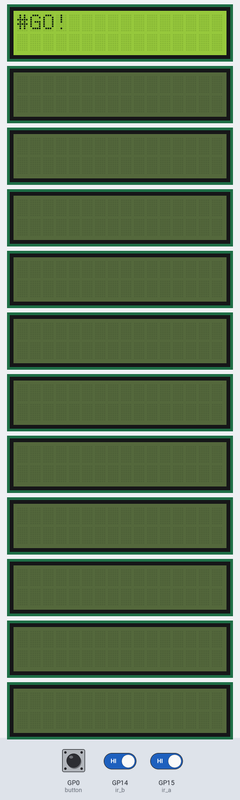
This program was run on a simulated Raspberry Pi Pico running MicroPython. Shown: 12 × 16×2 character LCD. Inputs (shaded band) come from the test bench; at power-on: GP14 (ir_b) HIGH, GP15 (ir_a) HIGH, GP0 (button) HIGH. A reset restarts the program.

Above: at 1.2 s.
1.3 s: GP14 (ir_b) driven LOW
At 2.5 s:
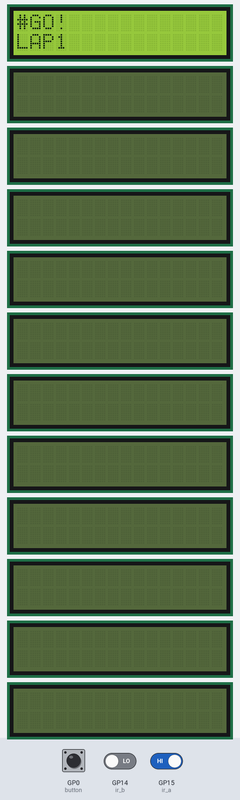
4.3 s: GP15 (ir_a) driven LOW
At 7.1 s:
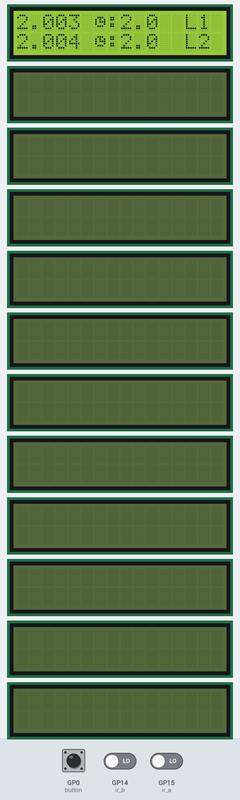
7.3 s: GP0 (button) pulled LOW for 3.2 s
At 11.5 s:
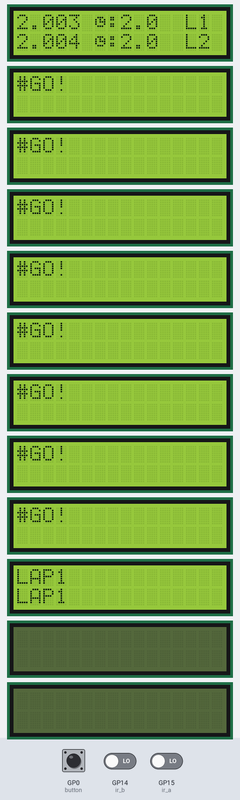
12.0 s: GP0 (button) pulled LOW for 0.15 s
At 13.0 s:
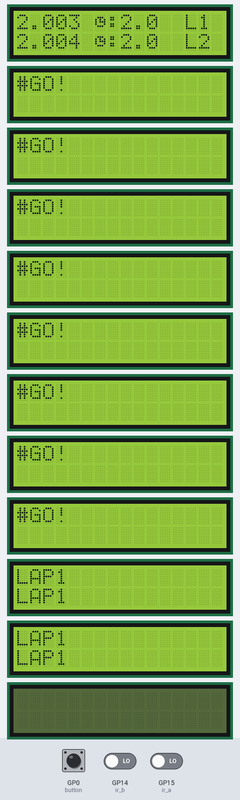
15.1 s: GP0 (button) pulled LOW for 1 s
At 16.3 s:
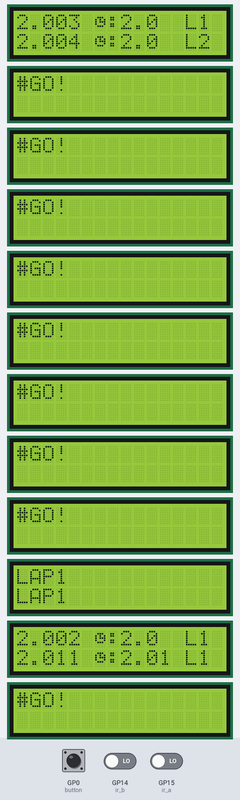
Timing chart, 0 to 18.1 s (numbered marks = the images above; inputs shaded):
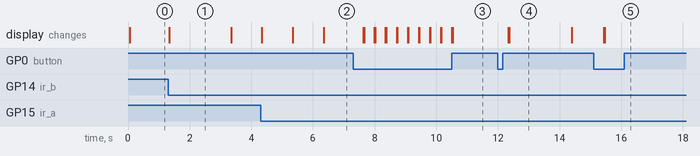

Measured:
- after the input at 1.3 s, the display: changes at once (image 1)
- after the input at 4.3 s, the display: first changes at once (image 2 shows a later state)
- after the input at 7.3 s, the display: first changes after 0.34 s (image 3 shows a later state)
- after the input at 12.0 s, the display: first changes after 0.34 s (image 4 shows a later state)
- after the input at 15.1 s, the display: first changes after 0.34 s (image 5 shows a later state)
- what the display in image 1 shows lasts 2.0 s, from 1.3 s to 3.3 s

The program:

slot_car_lap_counter.py
```python
from machine import I2C, Pin, reset
from utime import sleep_ms
from time import sleep, ticks_diff, ticks_ms
from pico_i2c_lcd import I2cLcd

i2c = I2C(0, sda=Pin(16), scl=Pin(17), freq=400000)
I2C_ADDR = i2c.scan()[0]
lcd = I2cLcd(i2c, I2C_ADDR, 2, 16)

ir_a=Pin(15,Pin.IN)
ir_b=Pin(14,Pin.IN)

button = Pin(0, Pin.IN, Pin.PULL_UP)

clock = bytearray([0x00,0x0e,0x15,0x17,0x11,0x0e,0x00,0x00])
#star = bytearray([0x04,0x15,0x0E,0x1F,0x0E,0x15,0x04,0x00  ])

#lcd.custom_char(2, star)
lcd.custom_char(3, clock)

lane1 = 0
start1 = 0
end1 = 0
laps1 = 0
best1 = 0
tmp1 = 0

lane2 = 0
start2 = 0
end2 = 0
laps2 = 0
best2 = 0
tmp2 = 0

lcd.move_to(0,0)
lcd.putstr('#GO!')

while True:
    if button.value() == 0:
        reset()

## LANE 1 ###############################################
    if ir_a.value() == 0:
        tmp1 = ticks_ms()
        if start1 == 0:
            lcd.move_to(0,0)
            lcd.putstr('LAP1')
            start1 = tmp1
        else:
            lap_time1 = ticks_diff(tmp1,start1)/1000
            if lap_time1 > 2:
                start1 = tmp1
                laps1 += 1

                if best1 == 0:
                        best1 = round(lap_time1,2)
                else:
                    if lap_time1 < best1:
                        best1 = round(lap_time1,2)

                lcd.move_to(0,0)
                lcd.putstr(str(lap_time1)[:5])
                lcd.move_to(6,0)
                lcd.putstr(chr(3)+':'+str(best1))
                lcd.move_to(13,0)
                lcd.putstr('L'+str(laps1)[:5])

## LANE 2 ###############################################
    if ir_b.value() == 0:
        tmp2 = ticks_ms()
        if start2 == 0:
            lcd.move_to(0,1)
            lcd.putstr('LAP1')
            start2 = tmp2
        else:
            lap_time2 = ticks_diff(tmp2,start2)/1000
            if lap_time2 > 2:
                start2 = tmp2
                laps2 += 1

                if best2 == 0:
                        best2 = round(lap_time2,2)
                else:
                    if lap_time2 < best2:
                        best2 = round(lap_time2,2)

                lcd.move_to(0,1)
                lcd.putstr(str(lap_time2)[:5])
                lcd.move_to(6,1)
                lcd.putstr(chr(3)+':'+str(best2))
                lcd.move_to(13,1)
                lcd.putstr('L'+str(laps2)[:5])
```
